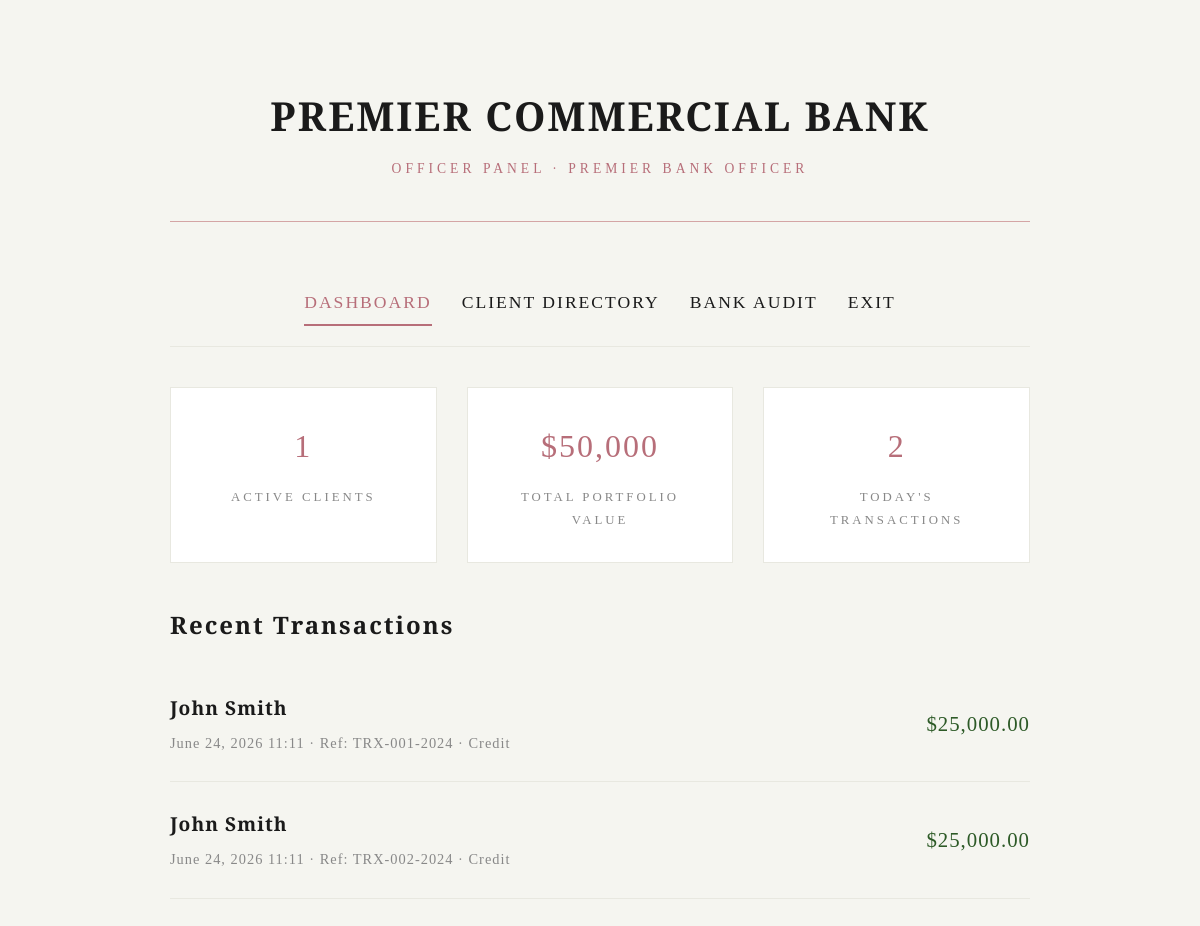
The app's page /officer/officer-panel.php (signed in) with its own data.
### tables this page shows
CREATE TABLE transaction_records (
    tr_id INT AUTO_INCREMENT PRIMARY KEY,
    tr_reference VARCHAR(20) UNIQUE NOT NULL,
    tr_account_id INT NOT NULL,
    tr_type ENUM('credit', 'debit', 'transfer_in', 'transfer_out', 'standing_order') NOT NULL,
    tr_amount DECIMAL(15,2) NOT NULL,
    tr_balance_before DECIMAL(15,2) NOT NULL,
    tr_balance_after DECIMAL(15,2) NOT NULL,
    tr_description TEXT,
    tr_related_account VARCHAR(34),
    tr_related_name VARCHAR(100),
    tr_status ENUM('completed', 'pending', 'failed') DEFAULT 'completed',
    tr_created_at TIMESTAMP DEFAULT CURRENT_TIMESTAMP,
    FOREIGN KEY (tr_account_id) REFERENCES account_holders(ah_id)
);

CREATE TABLE account_holders (
    ah_id INT AUTO_INCREMENT PRIMARY KEY,
    ah_username VARCHAR(50) UNIQUE NOT NULL,
    ah_password VARCHAR(255) NOT NULL,
    ah_fullname VARCHAR(100) NOT NULL,
    ah_email VARCHAR(100),
    ah_phone VARCHAR(20),
    ah_iban VARCHAR(34) UNIQUE NOT NULL,
    ah_balance DECIMAL(15,2) DEFAULT 0.00,
    ah_role ENUM('client', 'bank_officer') DEFAULT 'client',
    ah_status ENUM('active', 'frozen', 'closed') DEFAULT 'active',
    ah_failed_attempts INT DEFAULT 0,
    ah_locked_until DATETIME NULL,
    ah_created_at TIMESTAMP DEFAULT CURRENT_TIMESTAMP,
    ah_updated_at TIMESTAMP DEFAULT CURRENT_TIMESTAMP ON UPDATE CURRENT_TIMESTAMP
);

### officer/officer-panel.php (the view, shortened to what this page needs)
<?php
$db = PremierDB::getInstance()->getConnection();
$totalClients = $db->query("SELECT COUNT(*) FROM account_holders WHERE ah_role = 'client'")->fetchColumn();
$totalBalance = $db->query("SELECT SUM(ah_balance) FROM account_holders WHERE ah_role = 'client'")->fetchColumn();
$todayTransactions = $db->query("SELECT COUNT(*) FROM transaction_records WHERE DATE(tr_created_at) = CURDATE()")->fetchColumn();
$stmt = $db->query("SELECT tr.*, ah.ah_fullname FROM transaction_records tr JOIN account_holders ah ON tr.tr_account_id = ah.ah_id ORDER BY tr.tr_created_at DESC LIMIT 10");
$recentTransactions = $stmt->fetchAll();
?>
<!DOCTYPE html>
<html lang="en">
<head>
    <link rel="stylesheet" href="../assets/css/luxury.css">
</head>
<body>
    <div class="main-container">
        <header class="bank-header">
            <h1>PREMIER COMMERCIAL BANK</h1>
            <p class="subtitle">Officer Panel · <?php echo htmlspecialchars($_SESSION['fullname']); ?></p>
        </header>
        <nav class="nav-elegant">
            <a href="officer-panel.php" class="active">Dashboard</a>
            <a href="client-directory.php">Client Directory</a>
            <a href="bank-audit.php">Bank Audit</a>
            <a href="../entrance/exit.php">Exit</a>
        </nav>
        <div class="stats-grid">
            <div class="stat-card">
                <div class="stat-value"><?php echo $totalClients; ?></div>
                <div class="stat-label">Active Clients</div>
            </div>
            <div class="stat-card">
                <div class="stat-value">$<?php echo number_format($totalBalance, 0); ?></div>
                <div class="stat-label">Total Portfolio Value</div>
            </div>
            <div class="stat-card">
                <div class="stat-value"><?php echo $todayTransactions; ?></div>
                <div class="stat-label">Today's Transactions</div>
            </div>
        </div>
        <h2 style="font-family: 'Playfair Display', Georgia, serif; letter-spacing: 2px; margin: 40px 0 20px;">
            Recent Transactions
        </h2>
        <div class="transaction-list">
            <?php foreach ($recentTransactions as $tr): ?>
            <div class="transaction-item">
                <div class="transaction-info">
                    <h4><?php echo htmlspecialchars($tr['ah_fullname']); ?></h4>
                    <p class="meta">
                        <?php echo date('F j, Y H:i', strtotime($tr['tr_created_at'])); ?>
                        · Ref: <?php echo $tr['tr_reference']; ?>
                        · <?php echo ucfirst(str_replace('_', ' ', $tr['tr_type'])); ?>
                    </p>
                </div>
                <div class="transaction-amount <?php echo in_array($tr['tr_type'], ['credit', 'transfer_in']) ? 'credit' : 'debit'; ?>">
                    $<?php echo number_format($tr['tr_amount'], 2); ?>
                </div>
            </div>
            <?php endforeach; ?>
        </div>
    </div>
</body>
</html>

### assets/css/luxury.css (style rules this page uses)
:root { --midnight-black: #1a1a1a; --rose-gold: #b76e79; --rose-gold-light: #d4a5a5; --marble-white: #f5f5f0; --marble-dark: #e8e8e0; --gold-accent: #c9a96e; --error-red: #8b0000; --success-green: #2d5a27; }
* { margin: 0; padding: 0; box-sizing: border-box; }
body { background: var(--marble-white); font-family: 'Cormorant Garamond', Georgia, serif; color: var(--midnight-black); line-height: 1.8; min-height: 100vh; }
.main-container { max-width: 900px; margin: 0 auto; padding: 40px 20px; }
.bank-header { text-align: center; padding: 40px 0; border-bottom: 1px solid var(--rose-gold-light); margin-bottom: 40px; }
.bank-header h1 { font-family: 'Playfair Display', Georgia, serif; font-size: 2.5rem; color: var(--midnight-black); letter-spacing: 2px; margin: 0; }
.bank-header .subtitle { color: var(--rose-gold); letter-spacing: 4px; text-transform: uppercase; font-size: 0.85rem; margin-top: 5px; }
.nav-elegant { display: flex; justify-content: center; gap: 30px; padding: 20px 0; border-bottom: 1px solid var(--marble-dark); margin-bottom: 40px; }
.nav-elegant a { color: var(--midnight-black); text-decoration: none; font-size: 1.1rem; letter-spacing: 2px; text-transform: uppercase; padding: 5px 0; border-bottom: 2px solid transparent; transition: all 0.3s ease; font-family: 'Playfair Display', Georgia, serif; }
.nav-elegant a:hover, .nav-elegant a.active { border-bottom-color: var(--rose-gold); color: var(--rose-gold); }
.transaction-list { list-style: none; padding: 0; }
.transaction-item { padding: 25px 0; border-bottom: 1px solid var(--marble-dark); display: flex; justify-content: space-between; align-items: center; transition: all 0.3s ease; }
.transaction-info h4 { font-family: 'Playfair Display', Georgia, serif; font-size: 1.2rem; margin: 0 0 5px 0; color: var(--midnight-black); letter-spacing: 1px; }
.transaction-info .meta { font-size: 0.9rem; color: #888; letter-spacing: 1px; }
.transaction-amount { font-family: 'Playfair Display', Georgia, serif; font-size: 1.3rem; letter-spacing: 1px; }
.transaction-amount.credit { color: var(--success-green); }
.stats-grid { display: grid; grid-template-columns: repeat(3, 1fr); gap: 30px; margin: 40px 0; }
.stat-card { text-align: center; padding: 30px; background: white; border: 1px solid var(--marble-dark); transition: all 0.3s ease; }
.stat-value { font-family: 'Playfair Display', Georgia, serif; font-size: 2rem; color: var(--rose-gold); letter-spacing: 2px; }
.stat-label { font-size: 0.8rem; letter-spacing: 3px; text-transform: uppercase; color: #888; margin-top: 10px; }

### records on screen
transaction_records: tr_account.ah_fullname "John Smith", tr_created_at "June 24, 2026 11:11", tr_reference "TRX-001-2024", tr_type "Credit", tr_amount "25,000.00"
transaction_records: tr_account.ah_fullname "John Smith", tr_created_at "June 24, 2026 11:11", tr_reference "TRX-002-2024", tr_type "Credit", tr_amount "25,000.00"

### other values on screen
$_SESSION['fullname'] "PREMIER BANK OFFICER"
$totalClients "1"
$totalBalance "50,000"
$todayTransactions "2"
